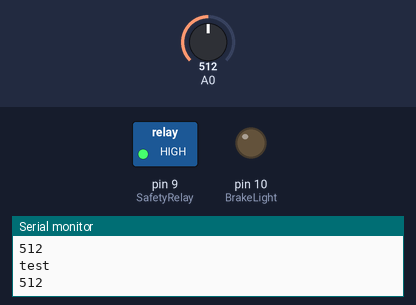
This sketch was run on a simulated Arduino Uno, built with avr-gcc and run on an emulated ATmega328P. Parts: switched loads named in the sketch (green lamp = pin HIGH), output pins drawn as LEDs (lit = HIGH), the last lines printed to the serial monitor. Inputs (shaded band) come from the test bench; at power-on: A0 = 512.

Above: at 1.2 s.
1.3 s: A0 set to 12
2.8 s: A0 set to 9
At 3.5 s:
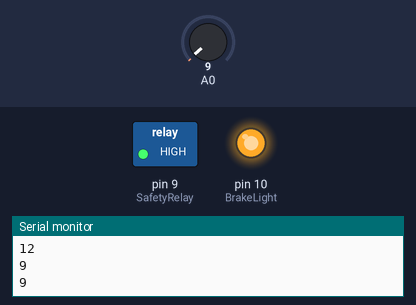
4.5 s: A0 set to 122
At 5.7 s:
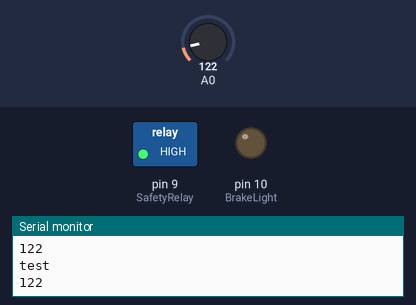
6.0 s: A0 set to 0
At 7.1 s:
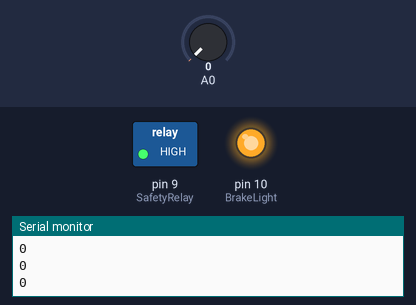
Timing chart, 0 to 8.5 s (numbered marks = the images above; inputs shaded):
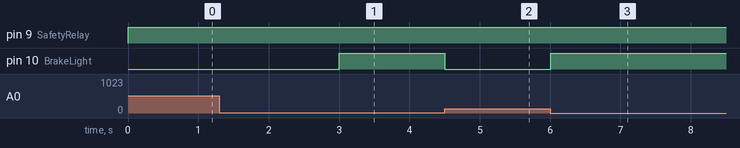

Measured:
- the behaviour switches between 11 and 10 on A0 (found by bisection; images 0 and 1)
- after the input at 2.8 s, pin 10 (BrakeLight): LOW → HIGH after 0.20 s
- after the input at 4.5 s, pin 10 (BrakeLight): HIGH → LOW at once
- after the input at 6.0 s, pin 10 (BrakeLight): LOW → HIGH at once

The sketch:

LVCSS_BrakeLight_Relay_v1.0.ino
```cpp
/*******************************************************************************
- LVCSS Code for Brake Light and 5V Relay
- Version 1.0
- Modified by Jerico Magtaan
- Last Edited on 24/04/20
*******************************************************************************/
/*
 * This code is used in the LVCSS Arduino, its main purpose is to control the
 * brake light and 5V relay currently installed in the LVCSS system.

 * For future purposes, the signal check code for the electric vehicle between
 * this Arduino and the Motor Control Arduino, to ensure that if the Arduino
 * controlling the motor ever goes off, the LVCSS Arduino can detect this and
 * trip the 5V relay to shut the system down for safety reasons.
*******************************************************************************/


/*************** Declare pins that will be used on the Arduino ***************/
const int BrakeLight =  10;      // Digital pin 10 used for the brake light.
const int SafetyRelay =  9;      // Digital pin 9 used for the 5v safety relay.


/*********************** Void setup allows to run once ***********************/
void setup()
{

  // Begin serial communication:
  Serial.begin(9600);


  pinMode(BrakeLight, OUTPUT);  // Set digital pin 10 Brakelight pin as output.
  pinMode(SafetyRelay, OUTPUT); // Set digital pin 9 Relay pin as output.

}
/********************************* End setup *********************************/


/******************* Void loop allows to run continuously ********************/
void loop()
{

  // Brake input at analog pin A0 measured to check position of the brake:
  int brake = analogRead(A0);
  if (brake > 10)
  {
    analogWrite(BrakeLight, 0);   // Brake input = 0 means it is in default position.
    Serial.println("test");
  }
  else
  {
    analogWrite(BrakeLight, 255); // Brake input = 255 means it is in switched position.
  }
  analogWrite(SafetyRelay, 255);
  Serial.println(brake);
  delay(250);        // 250 millisecond delay.

}
/**************************** End main loop***********************************/
```
